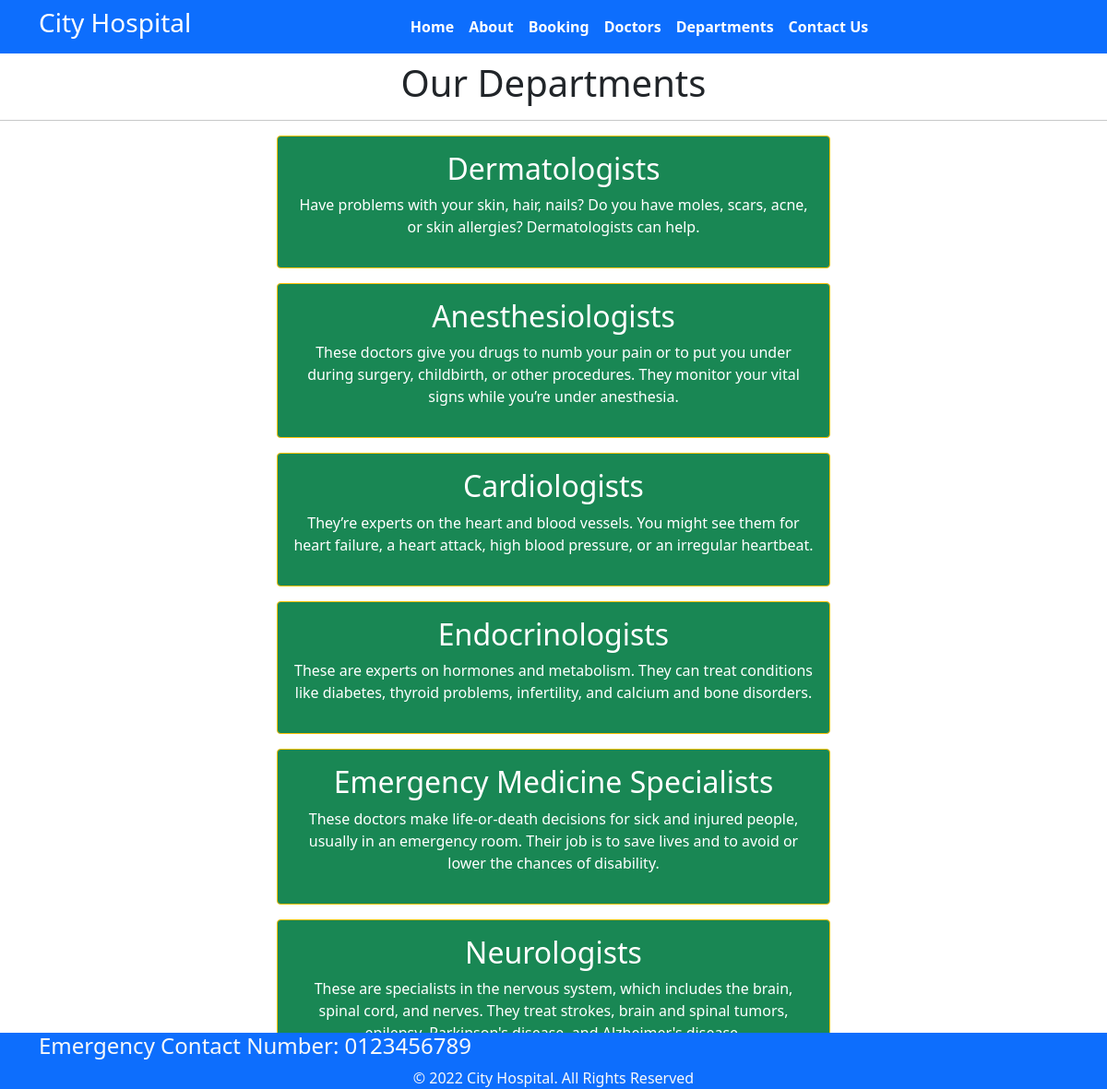
Page /department/ on the committed database.
### home/models.py (models this page shows, shortened)
class departments(models.Model):
    dep_name=models.CharField(max_length=100)
    dep_description=models.TextField()

### home/views.py (the view)
# urls.py: path('department/',views.department,name="department"),
def department(request):
    dep_dict={
        'dept':departments.objects.all()
    }
    return render(request,'department.html',dep_dict)

### templates/department.html (shortened to what this page needs)
{% extends "base.html" %}
{% block content %}
<h1 class="text-center">Our Departments</h1>
<hr>
{% for d in dept %}
<div class="mx-auto w-50 bg-success text-center text-white p-3 my-3 border border-warning rounded">
    <h2>{{d.dep_name}}</h2>
    <p>{{d.dep_description}}</p>
</div>
{% endfor %}
{% endblock %}

### templates/base.html (shortened to what this page needs)
{% load static %}
<!DOCTYPE html>
<html>
  <head>
    <link rel="stylesheet"
      href=" https://cdn.jsdelivr.net/npm/bootstrap@5.1.3/dist/css/bootstrap.min.css ">
    <link rel="stylesheet"
      href="https://use.fontawesome.com/releases/v5.2.0/css/all.css">
    <link rel="stylesheet"
      href="{% static "/css/style.css" %}">
  </head>
  <body>
    <nav class="navbar navbar-light bg-primary navbar-expand-lg">
      <div class="container">
        <div class="col-2 text-left pl-md-0">
          <h3 class="text-white"> City Hospital </h3>
        </div>
        <div class="collapse navbar-collapse justify-content-center col-md-8 navbar-collapse-3"id="navbarNav">
          <ul class="navbar-nav justify-content-center  fw-bold">
            <li class="nav-item active">
              <a class="nav-link text-white" href="{% url 'home' %}">Home </a>
            </li>
            <li class="nav-item">
              <a class="nav-link text-white" href="{% url 'about' %}">About</a>
            </li>
            <li class="nav-item">
              <a class="nav-link text-white" href="{% url 'booking' %}">Booking</a>
            </li>
            <li class="nav-item">
              <a class="nav-link text-white" href="{% url 'doctors' %}">Doctors</a>
            </li>
			      <li class="nav-item">
              <a class="nav-link text-white" href="{% url 'department' %}">Departments</a>
            </li>
            <li class="nav-item">
              <a class="nav-link text-white" href="{% url 'contact' %}">Contact Us</a>
            </li>
          </ul>
        </div>
      </div>
    </nav>
<h2>{% block content %}{% endblock content %}</h2>
    <section class="fixed-bottom">
      <footer class="bg-primary text-light">
        <div class="container">
          <div class="row align-items-center">
            <div class="col-12 col-md-8">
              <h4>Emergency Contact Number: 0123456789</h4>
            </div>
            <div class="text-center">
              © 2022 City Hospital. All Rights Reserved
            </div>
          </div>
        </div>
      </footer>
    </section>
  </body>
</html>

### rows in the picture
departments: dep_name "Dermatologists", dep_description "Have problems with your skin, hair, nails? Do you have moles, scars, acne, or skin allergies? Dermatologists can help."
departments: dep_name "Anesthesiologists", dep_description "These doctors give you drugs to numb your pain or to put you under during surgery, childbirth, or other procedures. They monitor your vital signs while you’re under anesthesia."
departments: dep_name "Cardiologists", dep_description "They’re experts on the heart and blood vessels. You might see them for heart failure, a heart attack, high blood pressure, or an irregular heartbeat."
departments: dep_name "Endocrinologists", dep_description "These are experts on hormones and metabolism. They can treat conditions like diabetes, thyroid problems, infertility, and calcium and bone disorders."
departments: dep_name "Emergency Medicine Specialists", dep_description "These doctors make life-or-death decisions for sick and injured people, usually in an emergency room. Their job is to save lives and to avoid or lower the chances of disability."
departments: dep_name "Neurologists", dep_description "These are specialists in the nervous system, which includes the brain, spinal cord, and nerves. They treat strokes, brain and spinal tumors,…"
